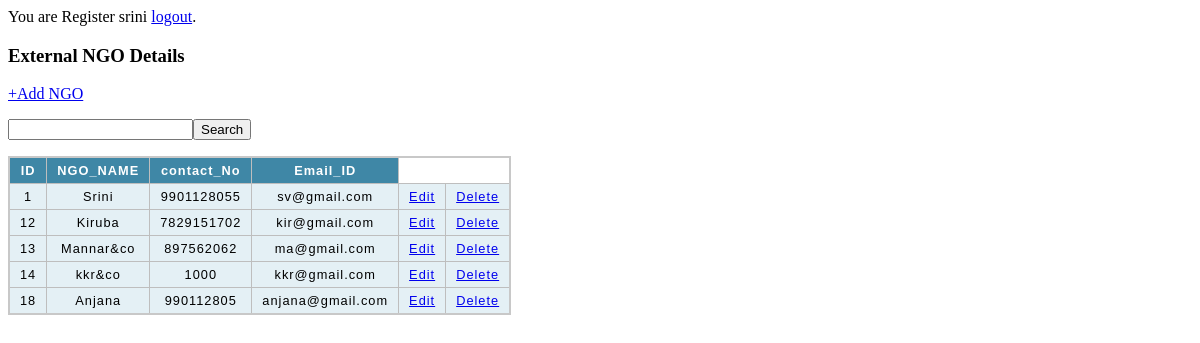
Screenshot of / (signed in) with the database file from the repository.
### tables this page shows
CREATE TABLE posts ( 
      id INTEGER PRIMARY KEY AUTOINCREMENT,
      created TIMESTAMP NOT NULL DEFAULT CURRENT_TIMESTAMP,
      NGO_NAME TEXT NOT NULL,
      contact_No INTEGER NOT NULL,
      email VARCHAR NOT NULL
);

### app.py (the view)
@app.route('/')
def index():
    if not session.get('name'):
        return redirect("/login")
    conn = get_db_connection()
    posts = conn.execute('SELECT * FROM posts').fetchall()
    conn.close()
    return render_template('index.html', datas=posts)

### app.py (called while the page is built)
def get_db_connection():
    conn = sqlite3.connect('database.db')
    conn.row_factory = sqlite3.Row
    cur=conn.cursor()
    return conn

### templates/index.html (shortened to what this page needs)
{% extends 'base.html' %}
{% block body %}
    {% if session.name %}
        You are Register {{ session.name }} <a href="/logout">logout</a>.
    {% else %}
          You are not Register. <a href="/login">login</a>.
    {% endif %}
   <h3 class='text-center text-muted mb-3'>External NGO Details</h3>
   <p class='text-right'><a href='{{url_for("add_ngo")}}' class='btn btn-success'>+Add NGO</a></p>
   <p class='text-right'> <form method="post"><input type="text" name="search" required/><input type="submit" value="Search"/> <input type='hidden' name='csrf_token' value ='{{ csrf_token()}}'/> </form></p>
   <table class='table table-bordered'>
       <thead >
        <link href="{{ url_for('static', filename='main.css') }}" rel="stylesheet" type="text/css" >
           <th>ID</th>
           <th>NGO_NAME</th>
           <th>contact_No</th>
           <th>Email_ID</th>
       </thead>
       <tbody>
           {% for row in datas %}
           <tr>
               <td>{{row.id}}</td>
               <td>{{row.NGO_NAME}}</td>
               <td>{{row.contact_No}}</td>
               <td>{{row.email}}</td>
	       <td><a href='{{url_for("edit_ngo",id=row.id)}}' class="btn btn-primary">Edit</a></td>
               <td><a href='{{url_for("delete_user",id=row.id)}}' class='btn btn-danger' onclick='return confirm("Are You Sure")'>Delete</a></td>
           </tr>
         {%endfor%}
       </tbody>
   </table>
{% endblock %}

### templates/base.html (shortened to what this page needs)
<!DOCTYPE html>
<html lang="en">
<head>
    <link href="/static/main.css" rel="stylesheet" type="text/css" />
</head>
<body>
    <div class="container pt-3">
    {% block body %}
    {% endblock %}
    </div>
</body>
</html>

### static/main.css (style rules this page uses)
thead, tfoot { background-color: #3f87a6; color: #fff; }
tbody { background-color: #e4f0f5; }
table { border-collapse: collapse; border: 2px solid rgb(200, 200, 200); letter-spacing: 1px; font-family: sans-serif; font-size: .8rem; }
td, th { border: 1px solid rgb(190, 190, 190); padding: 5px 10px; }
td { text-align: center; }

### rows the page displays
posts: name "srini", id "1", NGO_NAME "Srini", contact_No "9901128055", email "sv@gmail.com"
posts: id "12", NGO_NAME "Kiruba", contact_No "7829151702", email "kir@gmail.com"
posts: id "13", NGO_NAME "Mannar&co", contact_No "897562062", email "ma@gmail.com"
posts: id "14", NGO_NAME "kkr&co", contact_No "1000", email "kkr@gmail.com"
posts: id "18", NGO_NAME "Anjana", contact_No "990112805", email "anjana@gmail.com"
